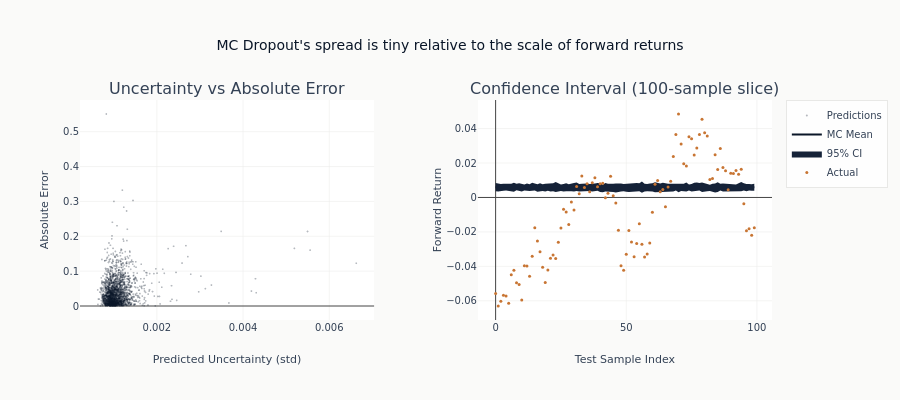

The notebook cell this image was saved under:
### Markdown cell above
### MC Dropout Visualization

### Code cell
fig = make_subplots(
    rows=1,
    cols=2,
    subplot_titles=(
        "Uncertainty vs Absolute Error",
        "Confidence Interval (100-sample slice)",
    ),
    horizontal_spacing=0.15,
)

# Scatter: uncertainty vs error (subsample for readability)
n_scatter = min(2000, len(mc_std))
idx = np.random.choice(len(mc_std), n_scatter, replace=False)
fig.add_trace(
    go.Scattergl(
        x=mc_std[idx],
        y=mc_abs_error[idx],
        mode="markers",
        marker=dict(size=2, opacity=0.3),
        name="Predictions",
    ),
    row=1,
    col=1,
)
fig.update_xaxes(title_text="Predicted Uncertainty (std)", row=1, col=1)
fig.update_yaxes(title_text="Absolute Error", row=1, col=1)

# Time slice: 100 test points with confidence band
slice_idx = slice(0, 100)
x_range = np.arange(100)
fig.add_trace(
    go.Scatter(
        x=x_range,
        y=mc_mean[slice_idx],
        mode="lines",
        name="MC Mean",
        line=dict(color=COLORS["blue"]),
    ),
    row=1,
    col=2,
)
fig.add_trace(
    go.Scatter(
        x=np.concatenate([x_range, x_range[::-1]]),
        y=np.concatenate(
            [
                mc_mean[slice_idx] + 2 * mc_std[slice_idx],
                (mc_mean[slice_idx] - 2 * mc_std[slice_idx])[::-1],
            ]
        ),
        fill="toself",
        fillcolor=COLORS["blue_light"],
        line=dict(width=0),
        name="95% CI",
    ),
    row=1,
    col=2,
)
fig.add_trace(
    go.Scatter(
        x=x_range,
        y=y_test[slice_idx],
        mode="markers",
        marker=dict(size=3, color=COLORS["copper"]),
        name="Actual",
    ),
    row=1,
    col=2,
)
fig.update_xaxes(title_text="Test Sample Index", row=1, col=2)
fig.update_yaxes(title_text="Forward Return", row=1, col=2)
fig.update_layout(
    width=900,
    height=400,
    title_text="MC Dropout's spread is tiny relative to the scale of forward returns",
    showlegend=True,
)
fig.show()

### Figure 1 — Plotly figure (JSON) as saved in the notebook; plotly's stock layout.template omitted (floating-point values rounded to 4 significant figures; data arrays with more than 128 entries replaced by an {"elided": "..."} marker saying what was removed)
{"data": [{"marker": {"opacity": 0.3, "size": 2}, "mode": "markers", "name": "Predictions", "type": "scattergl", "x": {"elided": "2000 float values"}, "xaxis": "x", "y": {"elided": "2000 float values"}, "yaxis": "y"}, {"line": {"color": "#0a1628"}, "mode": "lines", "name": "MC Mean", "type": "scatter", "x": [0, 1, 2, 3, 4, 5, 6, 7, 8, 9, 10, 11, 12, 13, 14, 15, 16, 17, 18, 19, 20, 21, 22, 23, 24, 25, 26, 27, 28, 29, 30, 31, 32, 33, 34, 35, 36, 37, 38, 39, 40, 41, 42, 43, 44, 45, 46, 47, 48, 49, 50, 51, 52, 53, 54, 55, 56, 57, 58, 59, 60, 61, 62, 63, 64, 65, 66, 67, 68, 69, 70, 71, 72, 73, 74, 75, 76, 77, 78, 79, 80, 81, 82, 83, 84, 85, 86, 87, 88, 89, 90, 91, 92, 93, 94, 95, 96, 97, 98, 99], "xaxis": "x2", "y": [0.005956, 0.00575, 0.005739, 0.005921, 0.006035, 0.005847, 0.005782, 0.005918, 0.006015, 0.005906, 0.005677, 0.005782, 0.005999, 0.005668, 0.006119, 0.005998, 0.005492, 0.005911, 0.005731, 0.005657, 0.005932, 0.005761, 0.005963, 0.006069, 0.005947, 0.005658, 0.005612, 0.005871, 0.005706, 0.005956, 0.005925, 0.006214, 0.005648, 0.005842, 0.005748, 0.005917, 0.005776, 0.0058, 0.005931, 0.006165, 0.005688, 0.005192, 0.005898, 0.005604, 0.005534, 0.005599, 0.005513, 0.005684, 0.005779, 0.005749, 0.005679, 0.005677, 0.005667, 0.005903, 0.005911, 0.00589, 0.005953, 0.005671, 0.005711, 0.005928, 0.005806, 0.005933, 0.005905, 0.005777, 0.005995, 0.005934, 0.005756, 0.005678, 0.005672, 0.006038, 0.005523, 0.005859, 0.00576, 0.006074, 0.005782, 0.00562, 0.006012, 0.006174, 0.006171, 0.00589, 0.005873, 0.005619, 0.005566, 0.005696, 0.005484, 0.005958, 0.006065, 0.005759, 0.005573, 0.005872, 0.005687, 0.005595, 0.00554, 0.005951, 0.006298, 0.006126, 0.005723, 0.005912, 0.005754, 0.005948], "yaxis": "y2"}, {"fill": "toself", "fillcolor": "#152238", "line": {"width": 0}, "name": "95% CI", "type": "scatter", "x": {"elided": "200 int values"}, "xaxis": "x2", "y": {"elided": "200 float values"}, "yaxis": "y2"}, {"marker": {"color": "#C87533", "size": 3}, "mode": "markers", "name": "Actual", "type": "scatter", "x": [0, 1, 2, 3, 4, 5, 6, 7, 8, 9, 10, 11, 12, 13, 14, 15, 16, 17, 18, 19, 20, 21, 22, 23, 24, 25, 26, 27, 28, 29, 30, 31, 32, 33, 34, 35, 36, 37, 38, 39, 40, 41, 42, 43, 44, 45, 46, 47, 48, 49, 50, 51, 52, 53, 54, 55, 56, 57, 58, 59, 60, 61, 62, 63, 64, 65, 66, 67, 68, 69, 70, 71, 72, 73, 74, 75, 76, 77, 78, 79, 80, 81, 82, 83, 84, 85, 86, 87, 88, 89, 90, 91, 92, 93, 94, 95, 96, 97, 98, 99], "xaxis": "x2", "y": [-0.05575, -0.06302, -0.06022, -0.05672, -0.05717, -0.06144, -0.04482, -0.04227, -0.04959, -0.05052, -0.05954, -0.0397, -0.03974, -0.04569, -0.03418, -0.01765, -0.02533, -0.03157, -0.0405, -0.04942, -0.04206, -0.03523, -0.03339, -0.03551, -0.02595, -0.01772, -0.006897, -0.008396, -0.01576, -0.002654, -0.007325, 0.006396, 0.002187, 0.01243, 0.005797, 0.007996, 0.003334, 0.008472, 0.01139, 0.006185, 0.008028, 0.008315, -0.0001151, 0.002432, 0.01224, 0.001053, -0.003159, -0.01901, -0.03962, -0.04227, -0.03295, -0.01921, -0.02587, -0.0344, -0.02671, -0.01524, -0.02712, -0.03455, -0.03284, -0.02646, -0.008635, 0.007667, 0.009899, 0.003276, 0.004666, -0.00544, 0.00614, 0.009393, 0.02379, 0.03654, 0.04846, 0.031, 0.01961, 0.01831, 0.03528, 0.03406, 0.0246, 0.02865, 0.03657, 0.04547, 0.03753, 0.03564, 0.01049, 0.01094, 0.02476, 0.01617, 0.0284, 0.01732, 0.01553, 0.004477, 0.01408, 0.01384, 0.01564, 0.01344, 0.0164, -0.003691, -0.0193, -0.01821, -0.02187, -0.01759], "yaxis": "y2"}], "layout": {"annotations": [{"font": {"size": 16}, "showarrow": false, "text": "Uncertainty vs Absolute Error", "x": 0.2125, "xanchor": "center", "xref": "paper", "y": 1.0, "yanchor": "bottom", "yref": "paper"}, {"font": {"size": 16}, "showarrow": false, "text": "Confidence Interval (100-sample slice)", "x": 0.7875, "xanchor": "center", "xref": "paper", "y": 1.0, "yanchor": "bottom", "yref": "paper"}], "height": 400, "showlegend": true, "title": {"text": "MC Dropout's spread is tiny relative to the scale of forward returns"}, "width": 900, "xaxis": {"anchor": "y", "domain": [0.0, 0.425], "title": {"text": "Predicted Uncertainty (std)"}}, "xaxis2": {"anchor": "y2", "domain": [0.575, 1.0], "title": {"text": "Test Sample Index"}}, "yaxis": {"anchor": "x", "domain": [0.0, 1.0], "title": {"text": "Absolute Error"}}, "yaxis2": {"anchor": "x2", "domain": [0.0, 1.0], "title": {"text": "Forward Return"}}}}
